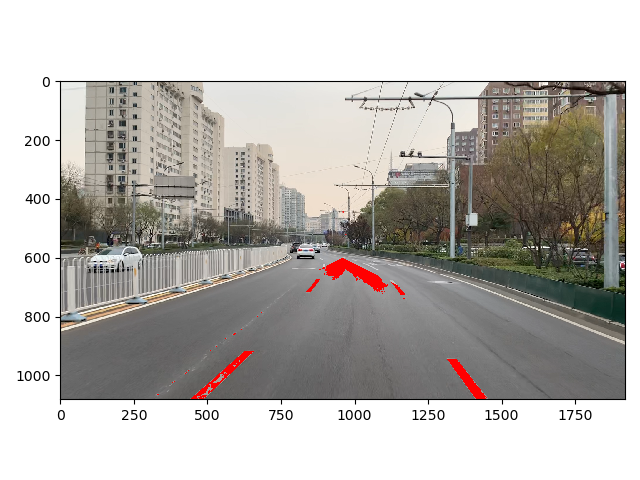

Recreate this plot in Python.
import matplotlib.pyplot as plt
import matplotlib.image as mpimg
import numpy as np

# Read in the image
image = mpimg.imread('test_real.png', 1)

# Grab the x and y sizes and make two copies of the image
# With one copy we'll extract only the pixels that meet our selection,
# then we'll paint those pixels red in the original image to see our selection
# overlaid on the original.
ysize = image.shape[0]
xsize = image.shape[1]
color_select = np.copy(image)
region_select = np.copy(image)
line_image = np.copy(image)
print(color_select)

# Define our color criteria
red_threshold = 155
green_threshold = 155
blue_threshold = 155
rgb_threshold = [red_threshold, green_threshold, blue_threshold]

# Define a triangle region of interest (Note: if you run this code,
# Keep in mind the origin (x=0, y=0) is in the upper left in image processing
# you'll find these are not sensible values!!
# But you'll get a chance to play with them soon in a quiz;)
left_bottom = [0, 1079]
right_bottom = [1920, 1079]
apex = [960, 600]

fit_left = np.polyfit((left_bottom[0], apex[0]), (left_bottom[1], apex[1]), 1)
fit_right = np.polyfit((right_bottom[0], apex[0]), (right_bottom[1], apex[1]), 1)
fit_bottom = np.polyfit((left_bottom[0], right_bottom[0]), (left_bottom[1], right_bottom[1]), 1)

# Mask pixels below the threshold
color_thresholds = (image[:, :, 0] < rgb_threshold[0]) | (image[:, :, 1] < rgb_threshold[1]) | \
                   (image[:, :, 2] < rgb_threshold[2])

# Find the region inside the lines
XX, YY = np.meshgrid(np.arange(0, xsize), np.arange(0, ysize))
region_thresholds = (YY > (XX*fit_left[0] + fit_left[1])) & (YY > (XX*fit_right[0] + fit_right[1])) & \
                    (YY < (XX*fit_bottom[0] + fit_bottom[1]))

# Mask color selection
color_select[color_thresholds] = [0, 0, 0, 255]
# Color pixels red which are inside the region of interest
region_select[region_thresholds] = [255, 0, 0, 255]
# Find where image is both colored right and in the region
line_image[~color_thresholds & region_thresholds] = [255, 0, 0, 255]

# Display our two output images
plt.imshow(color_select)
plt.show()
plt.imshow(region_select)
plt.show()
plt.imshow(line_image)
plt.show()
